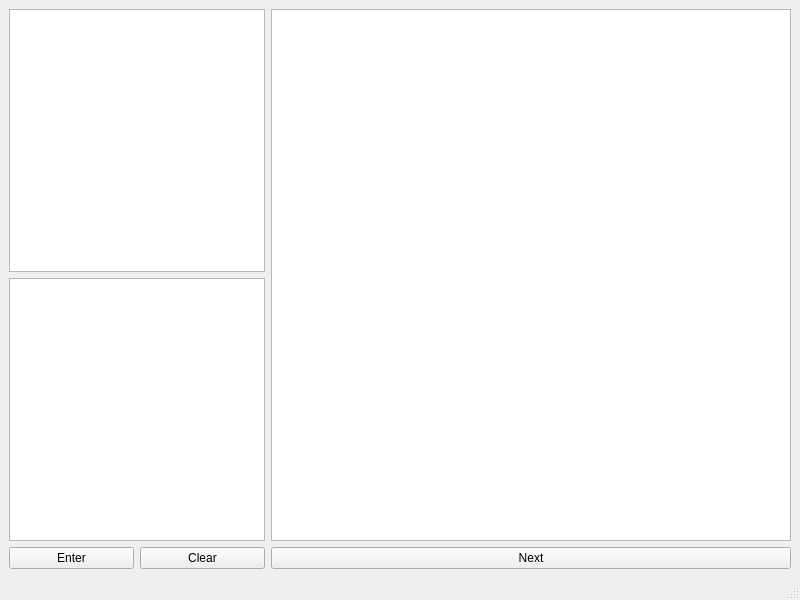
<?xml version="1.0" encoding="UTF-8"?>
<ui version="4.0">
 <class>MainWindow</class>
 <widget class="QMainWindow" name="MainWindow">
  <property name="geometry">
   <rect>
    <x>0</x>
    <y>0</y>
    <width>800</width>
    <height>600</height>
   </rect>
  </property>
  <property name="windowTitle">
   <string>MainWindow</string>
  </property>
  <widget class="QWidget" name="centralwidget">
   <layout class="QGridLayout" name="gridLayout" rowstretch="0,0,0">
    <item row="0" column="0" colspan="2">
     <widget class="EmulatorView" name="emulatorView"/>
    </item>
    <item row="0" column="2" rowspan="2">
     <widget class="QCodeEditor" name="codeEditor"/>
    </item>
    <item row="1" column="0" colspan="2">
     <widget class="QTextBrowser" name="textBrowser"/>
    </item>
    <item row="2" column="2">
     <widget class="QPushButton" name="nextButton">
      <property name="text">
       <string>Next</string>
      </property>
     </widget>
    </item>
    <item row="2" column="0">
     <widget class="QPushButton" name="enterButton">
      <property name="text">
       <string>Enter</string>
      </property>
     </widget>
    </item>
    <item row="2" column="1">
     <widget class="QPushButton" name="clearButton">
      <property name="text">
       <string>Clear</string>
      </property>
     </widget>
    </item>
   </layout>
  </widget>
  <widget class="QMenuBar" name="menubar">
   <property name="geometry">
    <rect>
     <x>0</x>
     <y>0</y>
     <width>800</width>
     <height>22</height>
    </rect>
   </property>
  </widget>
  <widget class="QStatusBar" name="statusbar"/>
 </widget>
 <customwidgets>
  <customwidget>
   <class>EmulatorView</class>
   <extends>QGraphicsView</extends>
   <header>EmulatorView.h</header>
  </customwidget>
  <customwidget>
   <class>QCodeEditor</class>
   <extends>QTextEdit</extends>
   <header>QCodeEditor.hpp</header>
  </customwidget>
 </customwidgets>
 <resources/>
 <connections/>
</ui>
